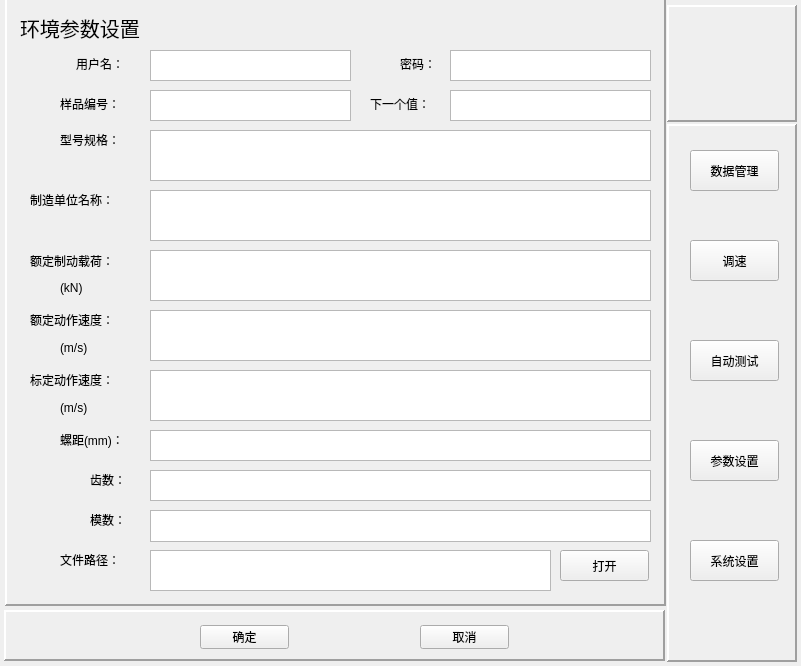
<?xml version="1.0" encoding="UTF-8"?>
<ui version="4.0">
 <class>SetParameters</class>
 <widget class="QWidget" name="SetParameters">
  <property name="geometry">
   <rect>
    <x>0</x>
    <y>0</y>
    <width>801</width>
    <height>666</height>
   </rect>
  </property>
  <property name="windowTitle">
   <string>Form</string>
  </property>
  <widget class="QLabel" name="label">
   <property name="geometry">
    <rect>
     <x>20</x>
     <y>7</y>
     <width>161</width>
     <height>41</height>
    </rect>
   </property>
   <property name="font">
    <font>
     <pointsize>15</pointsize>
    </font>
   </property>
   <property name="text">
    <string>环境参数设置</string>
   </property>
  </widget>
  <widget class="QLabel" name="label_2">
   <property name="geometry">
    <rect>
     <x>76</x>
     <y>54</y>
     <width>72</width>
     <height>20</height>
    </rect>
   </property>
   <property name="text">
    <string>用户名：</string>
   </property>
  </widget>
  <widget class="QLabel" name="label_3">
   <property name="geometry">
    <rect>
     <x>400</x>
     <y>54</y>
     <width>72</width>
     <height>20</height>
    </rect>
   </property>
   <property name="text">
    <string>密码：</string>
   </property>
  </widget>
  <widget class="QLabel" name="label_4">
   <property name="geometry">
    <rect>
     <x>60</x>
     <y>94</y>
     <width>121</width>
     <height>20</height>
    </rect>
   </property>
   <property name="text">
    <string>样品编号：</string>
   </property>
  </widget>
  <widget class="QLabel" name="label_5">
   <property name="geometry">
    <rect>
     <x>60</x>
     <y>130</y>
     <width>121</width>
     <height>20</height>
    </rect>
   </property>
   <property name="text">
    <string>型号规格：</string>
   </property>
  </widget>
  <widget class="QLabel" name="label_6">
   <property name="geometry">
    <rect>
     <x>30</x>
     <y>190</y>
     <width>121</width>
     <height>20</height>
    </rect>
   </property>
   <property name="text">
    <string>制造单位名称：</string>
   </property>
  </widget>
  <widget class="QLabel" name="label_7">
   <property name="geometry">
    <rect>
     <x>30</x>
     <y>250</y>
     <width>101</width>
     <height>21</height>
    </rect>
   </property>
   <property name="text">
    <string>额定制动载荷：</string>
   </property>
  </widget>
  <widget class="QLabel" name="label_8">
   <property name="geometry">
    <rect>
     <x>30</x>
     <y>310</y>
     <width>111</width>
     <height>20</height>
    </rect>
   </property>
   <property name="text">
    <string>额定动作速度：</string>
   </property>
  </widget>
  <widget class="QLabel" name="label_9">
   <property name="geometry">
    <rect>
     <x>30</x>
     <y>370</y>
     <width>111</width>
     <height>20</height>
    </rect>
   </property>
   <property name="text">
    <string>标定动作速度：</string>
   </property>
  </widget>
  <widget class="QLabel" name="label_10">
   <property name="geometry">
    <rect>
     <x>60</x>
     <y>430</y>
     <width>81</width>
     <height>20</height>
    </rect>
   </property>
   <property name="text">
    <string>螺距(mm)：</string>
   </property>
  </widget>
  <widget class="QLabel" name="label_11">
   <property name="geometry">
    <rect>
     <x>90</x>
     <y>470</y>
     <width>41</width>
     <height>20</height>
    </rect>
   </property>
   <property name="text">
    <string>齿数：</string>
   </property>
  </widget>
  <widget class="QLabel" name="label_12">
   <property name="geometry">
    <rect>
     <x>90</x>
     <y>510</y>
     <width>51</width>
     <height>20</height>
    </rect>
   </property>
   <property name="text">
    <string>模数：</string>
   </property>
  </widget>
  <widget class="QTextEdit" name="password">
   <property name="geometry">
    <rect>
     <x>450</x>
     <y>50</y>
     <width>201</width>
     <height>31</height>
    </rect>
   </property>
  </widget>
  <widget class="QTextEdit" name="number">
   <property name="geometry">
    <rect>
     <x>150</x>
     <y>90</y>
     <width>201</width>
     <height>31</height>
    </rect>
   </property>
  </widget>
  <widget class="QTextEdit" name="model">
   <property name="geometry">
    <rect>
     <x>150</x>
     <y>130</y>
     <width>501</width>
     <height>51</height>
    </rect>
   </property>
  </widget>
  <widget class="QTextEdit" name="company">
   <property name="geometry">
    <rect>
     <x>150</x>
     <y>190</y>
     <width>501</width>
     <height>51</height>
    </rect>
   </property>
  </widget>
  <widget class="QTextEdit" name="load">
   <property name="geometry">
    <rect>
     <x>150</x>
     <y>250</y>
     <width>501</width>
     <height>51</height>
    </rect>
   </property>
  </widget>
  <widget class="QTextEdit" name="speed">
   <property name="geometry">
    <rect>
     <x>150</x>
     <y>310</y>
     <width>501</width>
     <height>51</height>
    </rect>
   </property>
  </widget>
  <widget class="QTextEdit" name="velocity">
   <property name="geometry">
    <rect>
     <x>150</x>
     <y>370</y>
     <width>501</width>
     <height>51</height>
    </rect>
   </property>
  </widget>
  <widget class="QTextEdit" name="luoju">
   <property name="geometry">
    <rect>
     <x>150</x>
     <y>430</y>
     <width>501</width>
     <height>31</height>
    </rect>
   </property>
  </widget>
  <widget class="QTextEdit" name="chishu">
   <property name="geometry">
    <rect>
     <x>150</x>
     <y>470</y>
     <width>501</width>
     <height>31</height>
    </rect>
   </property>
  </widget>
  <widget class="QTextEdit" name="moshu">
   <property name="geometry">
    <rect>
     <x>150</x>
     <y>510</y>
     <width>501</width>
     <height>32</height>
    </rect>
   </property>
  </widget>
  <widget class="QLabel" name="label_13">
   <property name="geometry">
    <rect>
     <x>370</x>
     <y>94</y>
     <width>71</width>
     <height>20</height>
    </rect>
   </property>
   <property name="text">
    <string>下一个值：</string>
   </property>
  </widget>
  <widget class="QTextEdit" name="nextvalue">
   <property name="geometry">
    <rect>
     <x>450</x>
     <y>90</y>
     <width>201</width>
     <height>31</height>
    </rect>
   </property>
  </widget>
  <widget class="QPushButton" name="saveData">
   <property name="geometry">
    <rect>
     <x>200</x>
     <y>625</y>
     <width>89</width>
     <height>24</height>
    </rect>
   </property>
   <property name="text">
    <string>确定</string>
   </property>
  </widget>
  <widget class="QPushButton" name="cancel">
   <property name="geometry">
    <rect>
     <x>420</x>
     <y>625</y>
     <width>89</width>
     <height>24</height>
    </rect>
   </property>
   <property name="text">
    <string>取消</string>
   </property>
  </widget>
  <widget class="QTextEdit" name="user">
   <property name="geometry">
    <rect>
     <x>150</x>
     <y>50</y>
     <width>201</width>
     <height>31</height>
    </rect>
   </property>
  </widget>
  <widget class="QLabel" name="label_14">
   <property name="geometry">
    <rect>
     <x>60</x>
     <y>280</y>
     <width>72</width>
     <height>15</height>
    </rect>
   </property>
   <property name="text">
    <string>(kN)</string>
   </property>
  </widget>
  <widget class="QLabel" name="label_15">
   <property name="geometry">
    <rect>
     <x>60</x>
     <y>340</y>
     <width>51</width>
     <height>16</height>
    </rect>
   </property>
   <property name="text">
    <string>(m/s)</string>
   </property>
  </widget>
  <widget class="QLabel" name="label_16">
   <property name="geometry">
    <rect>
     <x>60</x>
     <y>400</y>
     <width>51</width>
     <height>16</height>
    </rect>
   </property>
   <property name="text">
    <string>(m/s)</string>
   </property>
  </widget>
  <widget class="QTextEdit" name="File_route">
   <property name="geometry">
    <rect>
     <x>150</x>
     <y>550</y>
     <width>401</width>
     <height>41</height>
    </rect>
   </property>
  </widget>
  <widget class="QLabel" name="label_17">
   <property name="geometry">
    <rect>
     <x>60</x>
     <y>550</y>
     <width>71</width>
     <height>20</height>
    </rect>
   </property>
   <property name="text">
    <string>文件路径：</string>
   </property>
  </widget>
  <widget class="QPushButton" name="open">
   <property name="geometry">
    <rect>
     <x>560</x>
     <y>550</y>
     <width>89</width>
     <height>31</height>
    </rect>
   </property>
   <property name="text">
    <string>打开</string>
   </property>
  </widget>
  <widget class="QFrame" name="frame">
   <property name="geometry">
    <rect>
     <x>5</x>
     <y>-95</y>
     <width>661</width>
     <height>701</height>
    </rect>
   </property>
   <property name="frameShape">
    <enum>QFrame::Panel</enum>
   </property>
   <property name="frameShadow">
    <enum>QFrame::Raised</enum>
   </property>
   <property name="lineWidth">
    <number>2</number>
   </property>
   <property name="midLineWidth">
    <number>1</number>
   </property>
  </widget>
  <widget class="QFrame" name="frame_2">
   <property name="geometry">
    <rect>
     <x>4</x>
     <y>610</y>
     <width>661</width>
     <height>51</height>
    </rect>
   </property>
   <property name="frameShape">
    <enum>QFrame::Panel</enum>
   </property>
   <property name="frameShadow">
    <enum>QFrame::Raised</enum>
   </property>
   <property name="lineWidth">
    <number>2</number>
   </property>
   <property name="midLineWidth">
    <number>1</number>
   </property>
  </widget>
  <widget class="QFrame" name="frame_3">
   <property name="geometry">
    <rect>
     <x>667</x>
     <y>5</y>
     <width>130</width>
     <height>117</height>
    </rect>
   </property>
   <property name="frameShape">
    <enum>QFrame::Panel</enum>
   </property>
   <property name="frameShadow">
    <enum>QFrame::Raised</enum>
   </property>
   <property name="lineWidth">
    <number>2</number>
   </property>
   <property name="midLineWidth">
    <number>1</number>
   </property>
  </widget>
  <widget class="QPushButton" name="pushButton_6">
   <property name="geometry">
    <rect>
     <x>690</x>
     <y>440</y>
     <width>89</width>
     <height>41</height>
    </rect>
   </property>
   <property name="cursor">
    <cursorShape>PointingHandCursor</cursorShape>
   </property>
   <property name="text">
    <string>参数设置</string>
   </property>
  </widget>
  <widget class="QPushButton" name="pushButton_4">
   <property name="geometry">
    <rect>
     <x>690</x>
     <y>240</y>
     <width>89</width>
     <height>41</height>
    </rect>
   </property>
   <property name="cursor">
    <cursorShape>PointingHandCursor</cursorShape>
   </property>
   <property name="text">
    <string>调速</string>
   </property>
  </widget>
  <widget class="QPushButton" name="pushButton_5">
   <property name="geometry">
    <rect>
     <x>690</x>
     <y>340</y>
     <width>89</width>
     <height>41</height>
    </rect>
   </property>
   <property name="cursor">
    <cursorShape>PointingHandCursor</cursorShape>
   </property>
   <property name="text">
    <string>自动测试</string>
   </property>
  </widget>
  <widget class="QPushButton" name="pushButton_7">
   <property name="geometry">
    <rect>
     <x>690</x>
     <y>540</y>
     <width>89</width>
     <height>41</height>
    </rect>
   </property>
   <property name="cursor">
    <cursorShape>PointingHandCursor</cursorShape>
   </property>
   <property name="text">
    <string>系统设置</string>
   </property>
  </widget>
  <widget class="QPushButton" name="pushButton_3">
   <property name="geometry">
    <rect>
     <x>690</x>
     <y>150</y>
     <width>89</width>
     <height>41</height>
    </rect>
   </property>
   <property name="cursor">
    <cursorShape>PointingHandCursor</cursorShape>
   </property>
   <property name="text">
    <string>数据管理</string>
   </property>
  </widget>
  <widget class="QFrame" name="frame_4">
   <property name="geometry">
    <rect>
     <x>667</x>
     <y>124</y>
     <width>130</width>
     <height>538</height>
    </rect>
   </property>
   <property name="frameShape">
    <enum>QFrame::Panel</enum>
   </property>
   <property name="frameShadow">
    <enum>QFrame::Raised</enum>
   </property>
   <property name="lineWidth">
    <number>2</number>
   </property>
   <property name="midLineWidth">
    <number>1</number>
   </property>
   <zorder>pushButton_5</zorder>
  </widget>
  <zorder>frame_2</zorder>
  <zorder>frame_4</zorder>
  <zorder>frame</zorder>
  <zorder>frame_3</zorder>
  <zorder>label</zorder>
  <zorder>label_2</zorder>
  <zorder>label_3</zorder>
  <zorder>label_4</zorder>
  <zorder>label_5</zorder>
  <zorder>label_6</zorder>
  <zorder>label_7</zorder>
  <zorder>label_8</zorder>
  <zorder>label_9</zorder>
  <zorder>label_10</zorder>
  <zorder>label_11</zorder>
  <zorder>label_12</zorder>
  <zorder>password</zorder>
  <zorder>number</zorder>
  <zorder>model</zorder>
  <zorder>company</zorder>
  <zorder>load</zorder>
  <zorder>speed</zorder>
  <zorder>velocity</zorder>
  <zorder>luoju</zorder>
  <zorder>chishu</zorder>
  <zorder>moshu</zorder>
  <zorder>label_13</zorder>
  <zorder>nextvalue</zorder>
  <zorder>saveData</zorder>
  <zorder>cancel</zorder>
  <zorder>user</zorder>
  <zorder>label_14</zorder>
  <zorder>label_15</zorder>
  <zorder>label_16</zorder>
  <zorder>File_route</zorder>
  <zorder>label_17</zorder>
  <zorder>open</zorder>
  <zorder>pushButton_6</zorder>
  <zorder>pushButton_4</zorder>
  <zorder>pushButton_5</zorder>
  <zorder>pushButton_7</zorder>
  <zorder>pushButton_3</zorder>
 </widget>
 <resources/>
 <connections/>
</ui>
